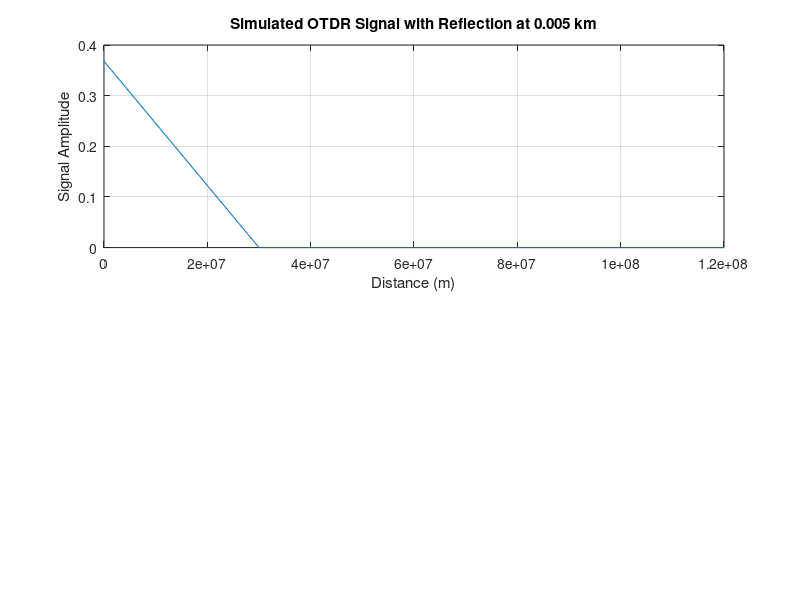

MATLAB code to generate this figure: (Note: this script raises an error after producing the figure.)
% Fibre Optic Time Domain Reflectometry (OTDR) Simulation

% Prompt user for required inputs
c = 3e8; % Speed of light in vacuum (m/s)

% Get user inputs
fiber_length = input('Enter the fibre length in meters (e.g., 10000 for 10 km):'); % Fibre length
joint_position = input('Enter the position of the fibre joint in meters (e.g., 4000 for 4 km): '); % Position of the fibre joint
fiber_loss = input('Enter the fibre loss in dB/km (e.g., 0.2): '); % Fibre loss in dB/km
joint_reflection = input('Enter the reflection coefficient at the joint (e.g., 0.5):'); % Reflection coefficient at the joint
pulse_duration = input('Enter the pulse duration in seconds (e.g., 5e-9 for 5 ns):'); % Pulse duration in seconds
sampling_rate = input('Enter the sampling rate in Hz (e.g., 1e9 for 1 GHz):'); % Sampling rate
num_samples = input('Enter the number of samples to simulate (e.g., 2000):'); % Number of samples

% Time and space parameters
t = (0:num_samples-1) / sampling_rate; % Time vector (seconds)
distance = t * c / 2; % Corresponding distance in the fibre

% Simulating the transmitted pulse (Gaussian pulse)
pulse = exp(-(t - pulse_duration/2).^2 / (pulse_duration/2)^2); 

% Simulating the signal travelling through the fibre
signal = zeros(1, num_samples);

% Transmission through the fibre with loss (attenuation)
attenuated_pulse = pulse .* exp(-fiber_loss * distance / 1000);

% Reflection at the joint (at specified joint_position)
reflected_signal = joint_reflection * attenuated_pulse;

% Combining the transmitted signal and the reflected signal
% Signal travels to the joint and back, so we add delay corresponding to 2*joint_position (forward and backward)
signal(1:length(attenuated_pulse)) = attenuated_pulse;
signal(length(attenuated_pulse)+1:end) = reflected_signal(1:end-length(attenuated_pulse));

% Plotting the results
figure;
subplot(2,1,1);
plot(distance, signal);
xlabel('Distance (m)');
ylabel('Signal Amplitude');
title(['Simulated OTDR Signal with Reflection at ', num2str(joint_position/1000), ' km']);
grid on;

% Loss Calculation (based on the slope of the signal)
% Here, we calculate the slope in the region where the fibre loss is noticeable
attenuation_slope = (signal(end) - signal(end-500)) / (distance(end) - distance(end-500));
fprintf('Calculated Loss (based on slope): %.2f dB/km\n', -20*log10(attenuation_slope));

subplot(2,1,2);
plot(distance, -20*log10(abs(signal)));
xlabel('Distance (m)');
ylabel('Loss (dB)');
title('Simulated Loss Profile of the Fibre');
grid on;
